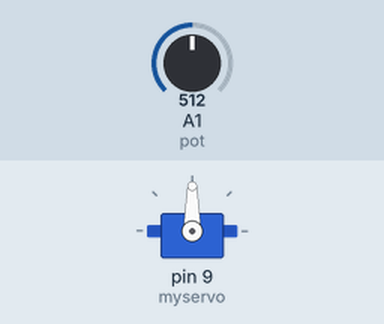
The sketch below on a simulated Arduino Uno, built with avr-gcc and run on an emulated ATmega328P. On the bench: servo. Inputs (shaded band) come from the test bench; at power-on: A1 (pot) = 512. What the sketch prints to the serial monitor is not drawn.

Above: at 1.2 s.
1.3 s: A1 (pot) set to 716
At 2.5 s:
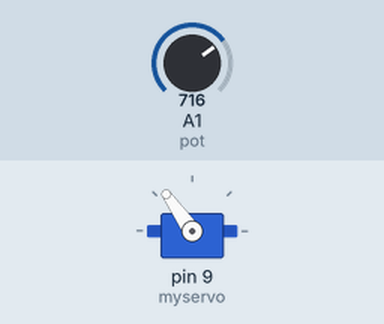
2.8 s: A1 (pot) set to 900
At 4.0 s:
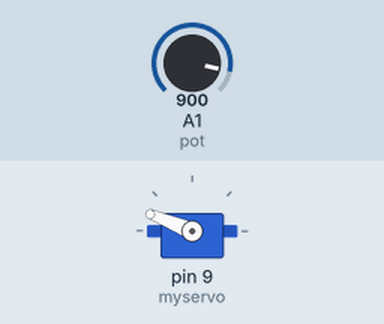
4.3 s: A1 (pot) set to 1023
At 4.9 s:
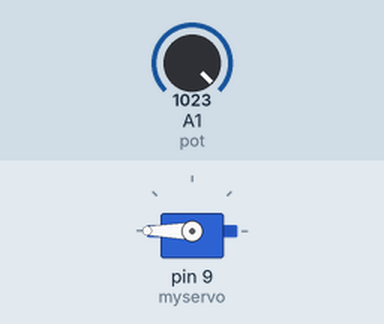
5.8 s: A1 (pot) set to 306
At 6.3 s:
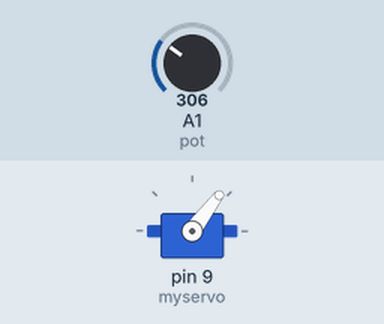
7.3 s: A1 (pot) set to 122
At 8.5 s:
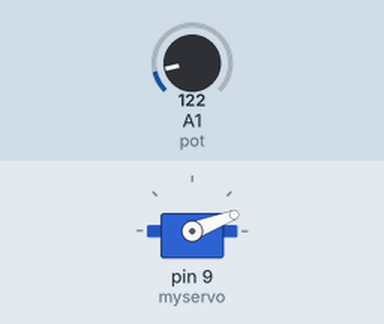
8.8 s: A1 (pot) set to 0
At 10.0 s:
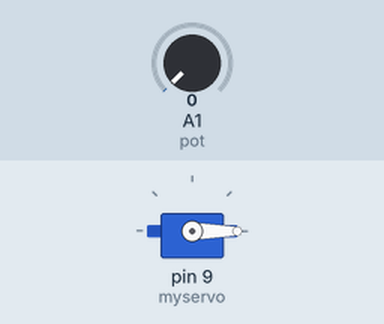
Timing chart, 0 to 11.3 s (numbered marks = the images above; inputs shaded):
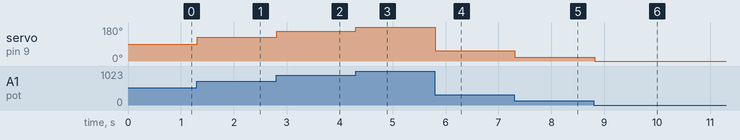

The sketch:

potentiometercontrol_2ndversion_oct28_vol_0.15.ino
```cpp
#include <Servo.h>

Servo myservo;
int pot = 1;
int val;

void setup() {

myservo.attach(9);
Serial.begin(9600);

}

void loop() {

  val = analogRead(pot);
  val = map(val, 0, 1023, 0, 180);
  myservo.write(val);
  Serial.print(val);
  delay(15);

}
```

Measured:
- after the input at 1.3 s, servo on pin 9 (myservo): 90° → 125° at once
- after the input at 2.8 s, servo on pin 9 (myservo): 125° → 158° at once
- after the input at 4.3 s, servo on pin 9 (myservo): 158° → 180° at once
- after the input at 5.8 s, servo on pin 9 (myservo): 180° → 53° at once
- after the input at 7.3 s, servo on pin 9 (myservo): 53° → 21° at once
- after the input at 8.8 s, servo on pin 9 (myservo): 21° → 0° at once
